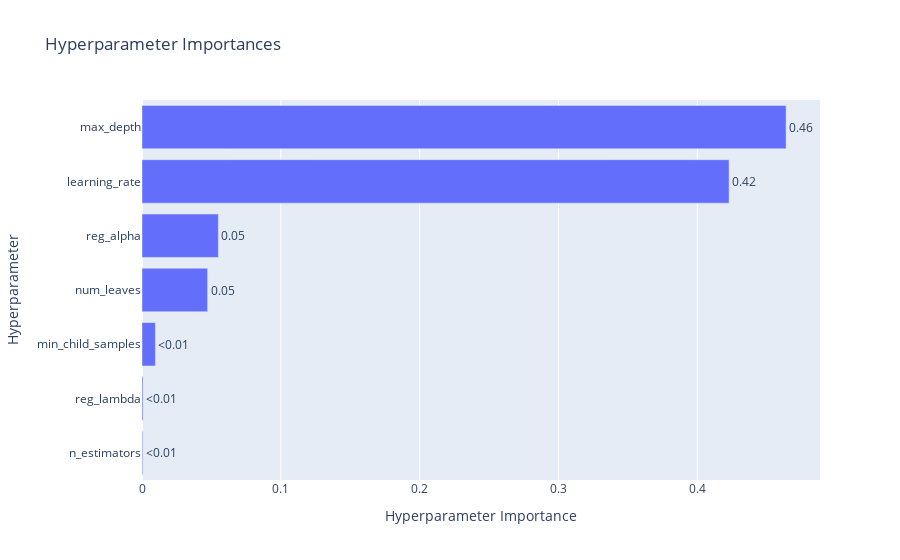

The code cell stored with this chart in its notebook:
### Code cell
plot_param_importances(study)

### Figure 1 — Plotly figure (JSON) as saved in the notebook; plotly's stock layout.template omitted (floating-point values rounded to 4 significant figures)
{"data": [{"cliponaxis": false, "hovertemplate": ["n_estimators (IntDistribution): 0.0005580572638078372<extra></extra>", "reg_lambda (FloatDistribution): 0.0007473813339124416<extra></extra>", "min_child_samples (IntDistribution): 0.009631993065948401<extra></extra>", "num_leaves (IntDistribution): 0.047253744355557216<extra></extra>", "reg_alpha (FloatDistribution): 0.05499667056188121<extra></extra>", "learning_rate (FloatDistribution): 0.4228683284666717<extra></extra>", "max_depth (IntDistribution): 0.4639438249522213<extra></extra>"], "name": "Objective Value", "orientation": "h", "text": ["<0.01", "<0.01", "<0.01", "0.05", "0.05", "0.42", "0.46"], "textposition": "outside", "type": "bar", "x": [0.0005581, 0.0007474, 0.009632, 0.04725, 0.055, 0.4229, 0.4639], "y": ["n_estimators", "reg_lambda", "min_child_samples", "num_leaves", "reg_alpha", "learning_rate", "max_depth"]}], "layout": {"title": {"text": "Hyperparameter Importances"}, "xaxis": {"title": {"text": "Hyperparameter Importance"}}, "yaxis": {"title": {"text": "Hyperparameter"}}}}
